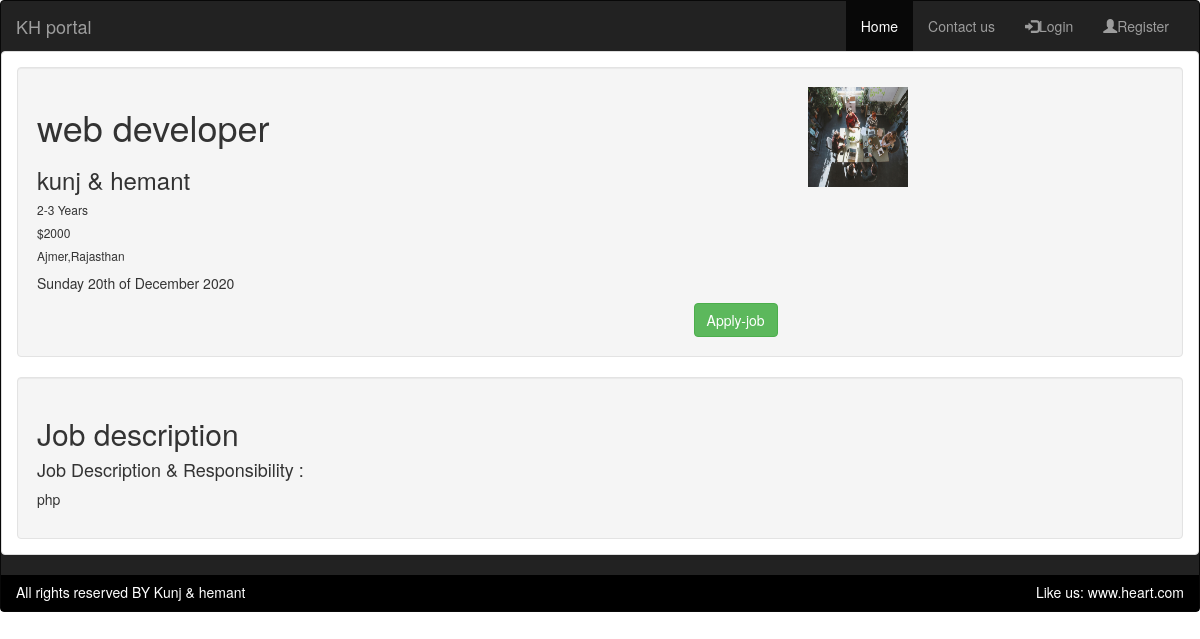
Screenshot of /jobdescriptionpage.php?id=1 with the database file from the repository.
### tables this page shows
CREATE TABLE `post_job` (
  `post_id` int(11) NOT NULL,
  `login_id` int(11) NOT NULL,
  `job_title` varchar(100) NOT NULL,
  `company_name` varchar(100) NOT NULL,
  `experience` varchar(50) NOT NULL,
  `salary` varchar(50) NOT NULL,
  `location` varchar(100) NOT NULL,
  `job_description` varchar(300) NOT NULL,
  `post_date` varchar(50) NOT NULL
);

### lib/Session.php (called while the page is built, shortened)
<?php
	class Session
	{
		public static function get($key)
		{
			if (isset($_SESSION[$key]))
			{
				return $_SESSION[$key];
			}
			else
			{
				return false;
			}
		}
	}
 ?>

### lib/User.php (called while the page is built, shortened)
<?php
	include_once 'Session.php';
	include 'Database.php';
	class User
	{
		private $db;
		public function __construct()
		{
			$this->db = new Database();
		}
		public function jobdescription($post_id)
		{
			$sql = "SELECT * FROM post_job WHERE post_id = :post_id";
			$query = $this->db->pdo->prepare($sql);
			$query->bindValue(":post_id",$post_id);
			$query->execute();
			$result = $query->fetchAll();
			return $result;
		}
	}
?>

### lib/Database.php (called while the page is built)
<?php
	class Database
	{
		private $hostdb = "localhost";
		private $userdb = "root";
		private $passdb = "";
		private $namedb = "db_jobportal";
		public $pdo;
		public function __construct()
		{
			if (!isset($this->pdo))
		    {
				try {
						$link = new PDO("mysql:host=".$this->hostdb.";dbname=".$this->namedb,$this->userdb,$this->passdb);
						$link->setAttribute(PDO::ATTR_ERRMODE,PDO::ERRMODE_EXCEPTION);
						$link->exec("SET CHARACTER SET utf8");
						$this->pdo = $link;
					}
					catch (PDOException $e) {
						die("Failed to connect with database".$e->getMessage());
					}
			}
		}
	}
?>

### jobdescriptionpage.php (the view)
<?php
   include 'inc/header.php';
   include 'lib/User.php';
?>
  <?php
  		if (isset($_GET['id']))
  		{
  			$postid = (int)$_GET['id'];
  		}
  ?>
<div class="panel panel-default">
    	<div class="panel-body" style="margin-bottom: -20px; ">
           <div class="well">
    		 <?php
    		 	$user = new User();
    		 	$loginid = Session::get('id');
			  	$postdata = $user-> jobdescription($postid);
			  	if ($postdata)
			  	 {
			  	   foreach ($postdata as $pdata)
                   {
    		 ?>
				<div class="row">
					<div class="col-sm-8">
						<h1><?php echo $pdata['job_title'];?></h1>
						<h3><?php echo $pdata['company_name'];?></h3>
						<h6><?php echo $pdata['experience'];?></h6>
						<h6><?php echo $pdata['salary'];?></h6>
						<h6><?php echo $pdata['location'];?></h6>
						<p><?php echo $pdata['post_date'];?></p>
						<?php
							if ($pdata['login_id'] == $loginid)
							{
						?>
					  <?php } else{?>
					  	<div>
						<a href="notification.php?id=<?php echo $pdata['post_id']?>" class="btn btn-success" style="float: right;">Apply-job</a>
					  </div>
					  <?php }?>
					</div>
					<div class="col-sm-4">
						<img class="img-fluid" src="images/image1.jpg" alt="portal" width="100px" height="100px">
					</div>
			  </div>
			</div>
			<div class="well">
				<h2>Job description</h2>
				<h4>Job Description & Responsibility :</h4>
				<p>
					<?php echo $pdata['job_description'];?>
				</p>
			</div>
		<?php } }?>
        </div>
</div>
<?php  include 'inc/footer.php';?>

### inc/header.php (shortened to what this page needs)
<?php
    $filepath = realpath(dirname(__FILE__));
    include_once $filepath.'/../lib/Session.php';
?>
<!DOCTYPE html>
<html>
<head>
	<link rel="stylesheet" type="text/css" href="inc/bootstrap.min.css">
	 <link rel="stylesheet" href="https://maxcdn.bootstrapcdn.com/bootstrap/3.4.1/css/bootstrap.min.css">
	 <link rel="stylesheet" type="text/css" href="inc/style.css">
</head>
<body>
	<nav class="navbar navbar-inverse">
		<div class="container-fluid">
			<div class="navbar-header">
				<a class="navbar-brand" href="index.php">KH portal</a>
			</div>
		   <div class="collapse navbar-collapse" id="drop">
			 <ul class="nav navbar-nav navbar-right">
				<?php
						$loginid = Session::get('id');
				        $userlogin  = Session::get("login");
				        if ($userlogin == true)
				         {
				?>
				<li class="active"><a href="index.php">Home</a></li>
				<li><a href="contactus.php">Contact us</a></li>
				<li><a href="profile.php?id=<?php echo $loginid;?>">Profile</a></li>
				<?php } else {?>
				<li class="active"><a href="index.php">Home</a></li>
				<li><a href="contactus.php">Contact us</a></li>
				<li><a href="login.php"><span class="glyphicon glyphicon-log-in"></span>Login</a></li>
				<li><a href="register.php"><span class="glyphicon glyphicon-user"></span>Register</a></li>
				<?php }?>
			</ul>
		  </div>
		 </div>

### inc/footer.php
      <div class="container-fluid" style="background: black;color: white;bottom: 0;position: relative;width: 100%;">
			<h5 >
				All rights reserved BY Kunj & hemant
				<span class="pull-right">Like us: www.heart.com</span>
			</h5>
		</div>
</body>
</html>

### rows the page displays
post_job: job_title "web developer", company_name "kunj & hemant", experience "2-3 Years", salary "$2000", location "Ajmer,Rajasthan", post_date "Sunday 20th of December 2020", job_description "php"
